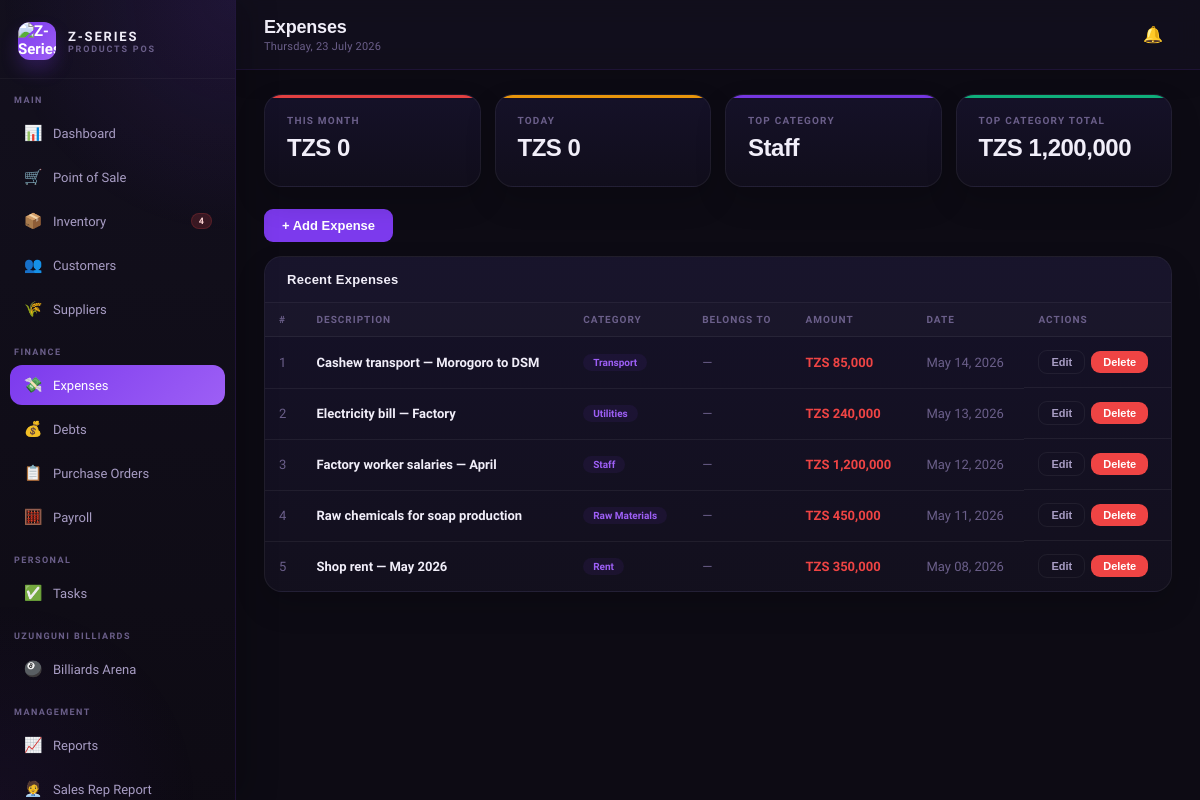
/expenses.php (signed in), run on the app's committed database.
### tables this page shows
CREATE TABLE expenses (
  id INT AUTO_INCREMENT PRIMARY KEY,
  description VARCHAR(255) NOT NULL,
  category ENUM('transport','utilities','staff','raw_materials','rent','maintenance','other') DEFAULT 'other',
  employee_id INT,
  amount DECIMAL(12,2) NOT NULL,
  expense_date DATE NOT NULL,
  recorded_by INT,
  notes TEXT,
  created_at TIMESTAMP DEFAULT CURRENT_TIMESTAMP,
  FOREIGN KEY (recorded_by) REFERENCES users(id),
  FOREIGN KEY (employee_id) REFERENCES employees(id)
);

### config.php (called while the page is built, shortened)
<?php
function tzs($amount) {
    return 'TZS ' . number_format($amount, 0, '.', ',');
}
?>

### expenses.php (the view, shortened to what this page needs)
<?php
require_once 'includes/header.php';
$month = date('Y-m');
$today = date('Y-m-d');
$stmt_m = $conn->prepare("SELECT COALESCE(SUM(amount),0) as v FROM expenses WHERE DATE_FORMAT(expense_date,'%Y-%m')=?");
$stmt_m->bind_param('s', $month); $stmt_m->execute();
$month_total = $stmt_m->get_result()->fetch_assoc()['v'];
$stmt_t = $conn->prepare("SELECT COALESCE(SUM(amount),0) as v FROM expenses WHERE expense_date=?");
$stmt_t->bind_param('s', $today); $stmt_t->execute();
$today_total = $stmt_t->get_result()->fetch_assoc()['v'];
$cat_top = $conn->query("SELECT category, SUM(amount) as total FROM expenses GROUP BY category ORDER BY total DESC LIMIT 1")->fetch_assoc();
$expenses = $conn->query("SELECT e.*, emp.name as employee_name FROM expenses e LEFT JOIN employees emp ON e.employee_id=emp.id ORDER BY e.expense_date DESC, e.created_at DESC LIMIT 50");
?>
<div class="stats-grid">
  <div class="stat-card red"><div class="stat-label">This Month</div><div class="stat-value"><?=tzs($month_total)?></div></div>
  <div class="stat-card amber"><div class="stat-label">Today</div><div class="stat-value"><?=tzs($today_total)?></div></div>
  <div class="stat-card purple"><div class="stat-label">Top Category</div><div class="stat-value"><?=ucwords(str_replace('_',' ',$cat_top['category']??'N/A'))?></div></div>
  <div class="stat-card green"><div class="stat-label">Top Category Total</div><div class="stat-value"><?=tzs($cat_top['total']??0)?></div></div>
</div>
<div style="margin-bottom:14px"><button class="btn btn-primary" onclick="openModal('add-expense-modal')">+ Add Expense</button></div>
<div class="card"><div class="card-header"><span class="card-title">Recent Expenses</span></div>
<div class="table-wrap"><table><thead><tr><th>#</th><th>Description</th><th>Category</th><th>Belongs To</th><th>Amount</th><th>Date</th><th>Actions</th></tr></thead>
<tbody><?php $i=1; while($e=$expenses->fetch_assoc()):?>
<tr><td class="text-muted"><?=$i++?></td><td><span class="td-bold"><?=htmlspecialchars($e['description'])?></span></td>
<td><span class="badge badge-purple"><?=ucwords(str_replace('_',' ',$e['category']))?></span></td>
<td class="text-muted"><?=$e['employee_name'] ? htmlspecialchars($e['employee_name']) : '—'?></td>
<td class="text-danger"><?=tzs($e['amount'])?></td><td class="text-muted"><?=date('M d, Y',strtotime($e['expense_date']))?></td>
<td style="display:flex;gap:6px;align-items:center">
  <button type="button" class="btn btn-outline btn-sm" onclick='openEditExpense(this)' data-id="<?=$e['id']?>" data-desc="<?=htmlspecialchars($e['description'], ENT_QUOTES)?>" data-cat="<?=htmlspecialchars($e['category'], ENT_QUOTES)?>" data-employee="<?=htmlspecialchars($e['employee_id'] ?? '', ENT_QUOTES)?>" data-employee-name="<?=htmlspecialchars($e['employee_name'] ?? '', ENT_QUOTES)?>" data-amount="<?=$e['amount']?>" data-date="<?=$e['expense_date']?>">Edit</button>
  <form method="POST" style="margin:0" data-confirm="Delete this expense?"><button type="submit" class="btn btn-danger btn-sm">Delete</button></form>
</td></tr>
<?php endwhile; if($expenses->num_rows===0):?><tr><td colspan="7" style="text-align:center;padding:30px;color:var(--text3)">No expenses recorded</td></tr><?php endif;?></tbody></table></div></div>
<?php require_once 'includes/footer.php'; ?>

### css/style.css (style rules this page uses)
* { margin:0;padding:0;box-sizing:border-box }
:root { --bg:#0D0B14;--bg2:#13101E;--bg3:#1A1628;--bg4:#211D35; --purple:#7C3AED;--purple2:#9D5FF5;--purple3:#5B21B6; --purple-glow:rgba(124,58,237,0.15);--purple-light:rgba(124,58,237,0.08); --text:#F1EEF9;--text2:#A89DC4;--text3:#6B5F8A; --border:rgba(124,58,237,0.18);--border2:rgba(255,255,255,0.06); --success:#10B981;--warning:#F59E0B;--danger:#EF4444;--info:#3B82F6; --card-bg:#16122A; }
body { font-family:'Satoshi',sans-serif;background:var(--bg);color:var(--text);min-height:100vh }
.stats-grid { display:grid;grid-template-columns:repeat(4,1fr);gap:14px;margin-bottom:22px }
.stat-card { background:linear-gradient(180deg,rgba(22,18,42,0.96),rgba(17,14,28,0.98));border:1px solid var(--border2);border-radius:18px;padding:20px 22px;position:relative;overflow:hidden;box-shadow:0 14px 30px rgba(0,0,0,0.18) }
.stat-card::before { content:'';position:absolute;top:0;left:0;right:0;height:3px;opacity:0.95 }
.stat-card.purple::before { background:var(--purple) }
.stat-card.green::before { background:var(--success) }
.stat-card.amber::before { background:var(--warning) }
.stat-card.red::before { background:var(--danger) }
.stat-label { font-size:10px;font-weight:700;color:var(--text3);text-transform:uppercase;letter-spacing:0.12em;margin-bottom:8px }
.stat-value { font-size:24px;font-weight:800;color:var(--text);font-family:'Syne',sans-serif;margin-bottom:4px;letter-spacing:-0.02em }
.card { background:linear-gradient(180deg,rgba(22,18,42,0.96),rgba(19,16,30,0.98));border:1px solid var(--border2);border-radius:18px;overflow:hidden;margin-bottom:16px;box-shadow:0 14px 30px rgba(0,0,0,0.16) }
.card-header { padding:15px 22px;border-bottom:1px solid var(--border2);display:flex;align-items:center;justify-content:space-between;background:rgba(255,255,255,0.01) }
.card-title { font-size:13px;font-weight:800;color:var(--text);font-family:'Syne',sans-serif;letter-spacing:0.02em }
.table-wrap { overflow-x:auto }
table { width:100%;border-collapse:collapse }
th { padding:11px 14px;text-align:left;font-size:10px;font-weight:800;color:var(--text3);text-transform:uppercase;letter-spacing:0.1em;border-bottom:1px solid var(--border2);background:rgba(255,255,255,0.02);white-space:nowrap }
td { padding:13px 14px;font-size:13px;color:var(--text2);border-bottom:1px solid var(--border2);vertical-align:middle }
tr:last-child td { border-bottom:none }
.td-bold { color:var(--text);font-weight:600 }
.badge { padding:3px 10px;border-radius:99px;font-size:10px;font-weight:700;display:inline-block;white-space:nowrap }
.badge-purple { background:var(--purple-light);color:var(--purple2) }
.text-danger { color:var(--danger);font-weight:700 }
.text-muted { color:var(--text3) }
.btn { padding:9px 18px;border-radius:9px;border:none;font-size:13px;font-weight:600;cursor:pointer;font-family:'DM Sans',sans-serif;transition:all 0.15s;text-decoration:none;display:inline-flex;align-items:center;gap:6px }
.btn-primary { background:var(--purple);color:white }
.btn-outline { background:transparent;border:1px solid var(--border2);color:var(--text2) }
.btn-danger { background:var(--danger);color:white }
.btn-sm { padding:5px 12px;font-size:11px }
.table-wrap td .btn-outline.btn-sm { white-space:nowrap }
.table-wrap td .btn, .table-wrap td form { display:inline-flex;align-items:center }
.table-wrap td form { margin-left:6px }
.table-wrap td form button { margin:0 }

### data on the page
expenses: description "Cashew transport — Morogoro to DSM", category "Transport", amount "TZS 85,000", expense_date "May 14, 2026"
expenses: description "Electricity bill — Factory", category "Utilities", amount "TZS 240,000", expense_date "May 13, 2026"
expenses: description "Factory worker salaries — April", category "Staff", amount "TZS 1,200,000", expense_date "May 12, 2026"
expenses: description "Raw chemicals for soap production", category "Raw Materials", amount "TZS 450,000", expense_date "May 11, 2026"
expenses: description "Shop rent — May 2026", category "Rent", amount "TZS 350,000", expense_date "May 08, 2026"

### other printed values
$low_stock_count "4"
$page_title "Expenses"
tzs($month_total) "TZS 0"
tzs($today_total) "TZS 0"
str_replace('_',' ',$cat_top['category']??'N/A') "Staff"
tzs($cat_top['total']??0) "TZS 1,200,000"
